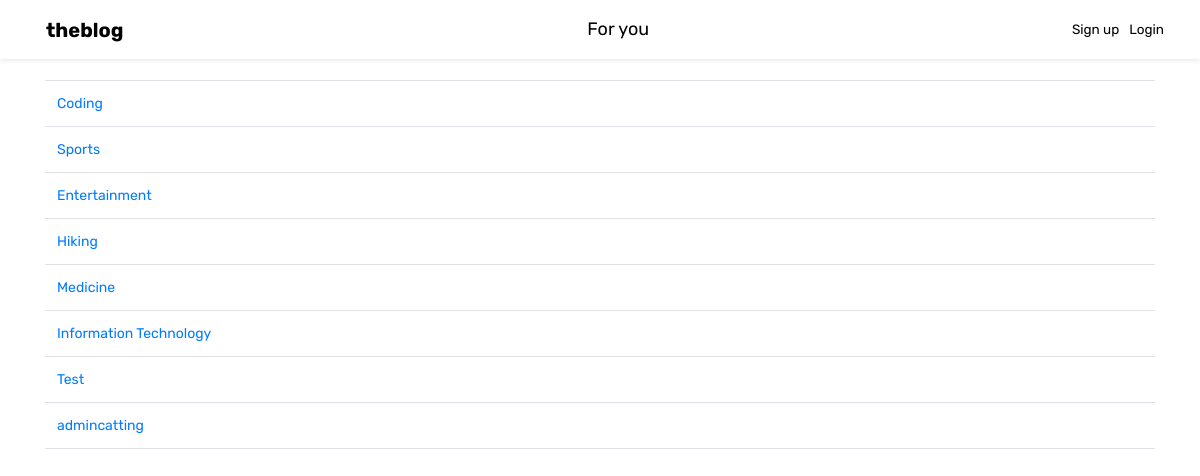
The app's page /category-list/, older data.
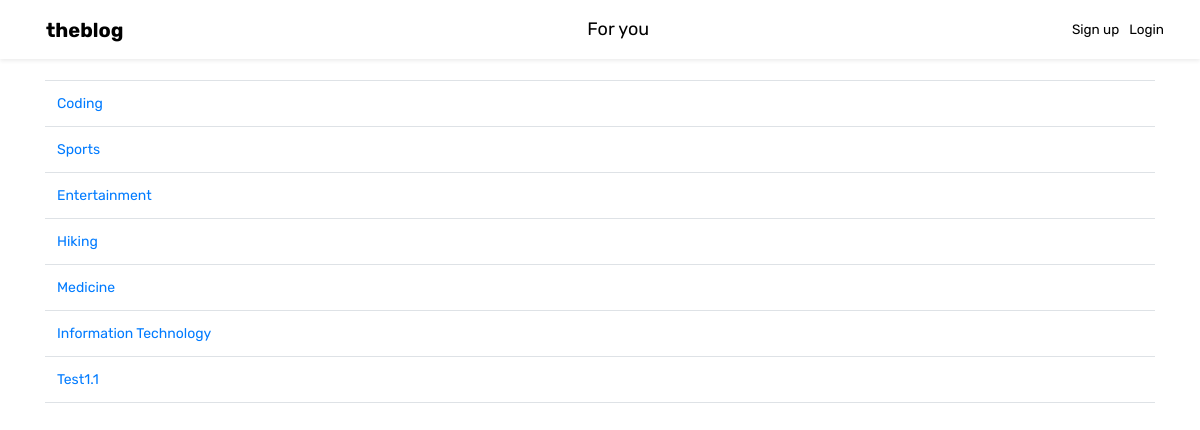
The same page, newer data.
### theblog/models.py (models this page shows, shortened)
class Category(models.Model):
	name = models.CharField(max_length=255)
	def __str__(self):
		return self.name

### theblog/views.py (the view)
# urls.py: path('category-list/', CategoryListView, name="category-list"),
def CategoryListView(request):
	cat_menu_list = Category.objects.all()
	return render(request, 'category_list.html', {'cat_menu_list': cat_menu_list})

### theblog/templates/category_list.html (shortened to what this page needs)
{% extends 'base.html' %}
{% block content %}
	<table class="table">
      <tbody>
        {% for item in cat_menu_list %}
          <tr>
            <td><a href="{% url 'category' item %}">{{ item }}</a></td>
          </tr>
        {% endfor %}
      </tbody>
    </table>
{% endblock %}

Row changes from the older to the newer data that the page shows:
removed Category: name "Test"
removed Category: name "admincatting"
added Category: name "Test1.1"
